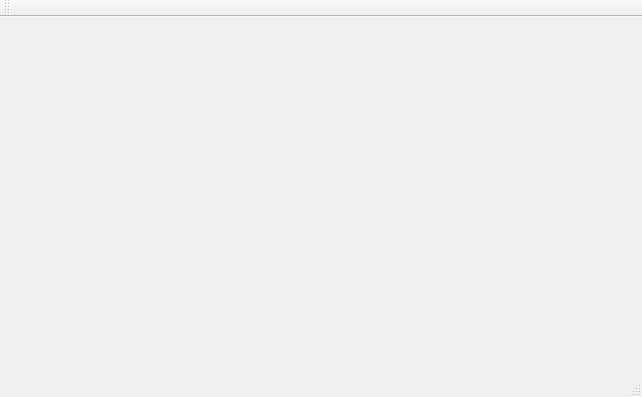
<?xml version="1.0" encoding="UTF-8"?>
<ui version="4.0">
 <class>MainWindow</class>
 <widget class="QMainWindow" name="MainWindow">
  <property name="geometry">
   <rect>
    <x>0</x>
    <y>0</y>
    <width>642</width>
    <height>397</height>
   </rect>
  </property>
  <property name="windowTitle">
   <string>MainWindow</string>
  </property>
  <widget class="QWidget" name="centralWidget">
   <widget class="QLabel" name="label">
    <property name="enabled">
     <bool>true</bool>
    </property>
    <property name="geometry">
     <rect>
      <x>0</x>
      <y>207</y>
      <width>641</width>
      <height>131</height>
     </rect>
    </property>
    <property name="cursor">
     <cursorShape>ArrowCursor</cursorShape>
    </property>
    <property name="text">
     <string/>
    </property>
    <property name="pixmap">
     <pixmap>../../Bureau/qtStackMat/file_22.bmp</pixmap>
    </property>
   </widget>
  </widget>
  <widget class="QMenuBar" name="menuBar">
   <property name="geometry">
    <rect>
     <x>0</x>
     <y>0</y>
     <width>642</width>
     <height>21</height>
    </rect>
   </property>
  </widget>
  <widget class="QToolBar" name="mainToolBar">
   <attribute name="toolBarArea">
    <enum>TopToolBarArea</enum>
   </attribute>
   <attribute name="toolBarBreak">
    <bool>false</bool>
   </attribute>
  </widget>
  <widget class="QStatusBar" name="statusBar"/>
 </widget>
 <layoutdefault spacing="6" margin="11"/>
 <resources/>
 <connections/>
</ui>
